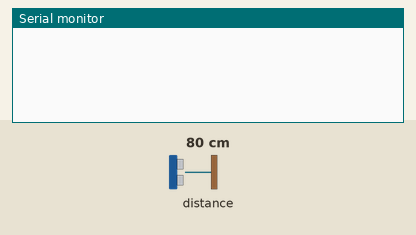
Simulated run of this sketch. Board: Arduino Uno, built with avr-gcc and run on an emulated ATmega328P. On the bench: the last lines printed to the serial monitor. The inputs (shaded band) are chosen by the test bench; at power-on: distance to the obstacle 80 cm.

Above: at 1.2 s.
1.3 s: distance to the obstacle set to 2 cm
At 1.9 s:
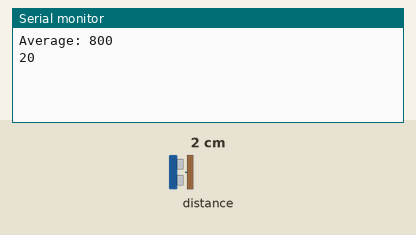
2.8 s: distance to the obstacle set to 4 cm
At 2.8 s:
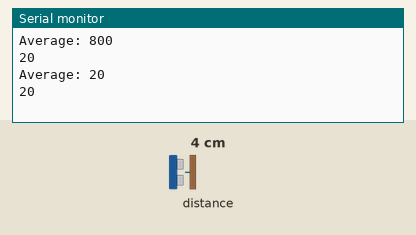
Timing chart, 0 to 5.8 s (numbered marks = the images above; inputs shaded):
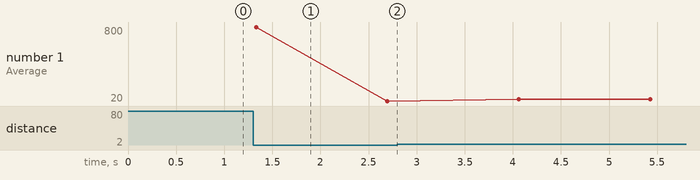

Measured:
- after the input at 1.3 s, the serial monitor: prints a new line after 0.07 s (image 1)
- plotted number 1: 20 → 40 after the input at 2.8 s

The sketch:

Lidar.ino
```cpp
/* This example shows how to use continuous mode to take
range measurements with the VL53L0X. It is based on
vl53l0x_ContinuousRanging_Example.c from the VL53L0X API.

The range readings are in units of mm. */

#include <Wire.h>
#include <VL53L0X.h>
const int numReadings = 10;  // Number of readings to average

int readings[numReadings];   // Array to store readings
int total = 0;  // Running total of readings
int average = 0;  // Calculated average


VL53L0X sensor;

void setup()
{
  Serial.begin(9600);
  Wire.begin();

  sensor.setTimeout(500);
  if (!sensor.init())
  {
    Serial.println("Failed to detect and initialize sensor!");
    while (1) {}
  }

  // Start continuous back-to-back mode (take readings as
  // fast as possible).  To use continuous timed mode
  // instead, provide a desired inter-measurement period in
  // ms (e.g. sensor.startContinuous(100)).
  sensor.startContinuous();


}

void loop()
{
  // Take 10 readings and calculate the average
  for (int i = 0; i < numReadings; i++) {
    readings[i] = sensor.readRangeContinuousMillimeters();
    total += readings[i];
    delay(100);  // Adjust the delay as needed between readings
  }

  // Calculate the average
  average = total / numReadings;

  // Print the average to the serial monitor
  Serial.print("Average: ");
  Serial.println(average);
  Serial.println(sensor.readRangeContinuousMillimeters());
  total=0;
}
```

bytebot.ino
```cpp

```
